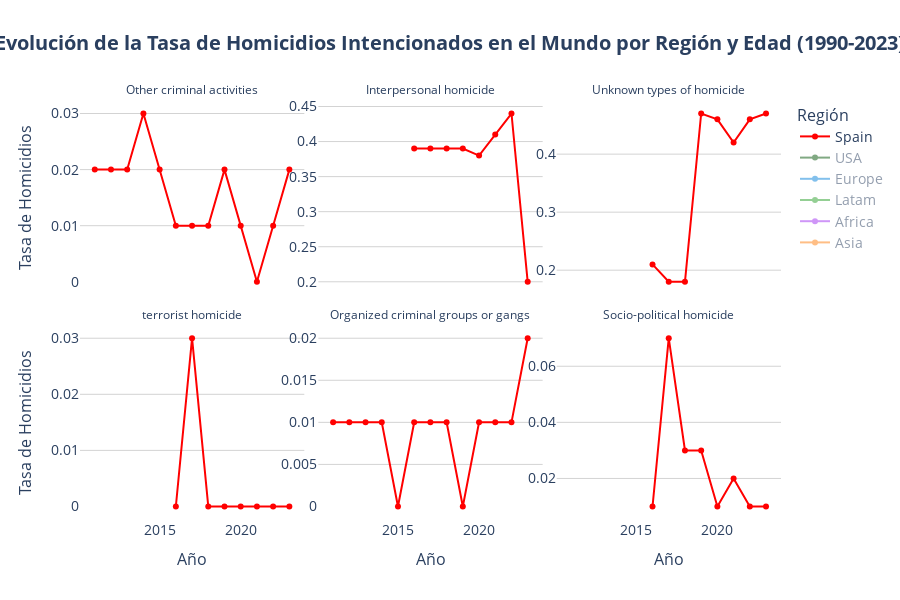

Notebook cell for this chart:
### Code cell
time_series_plot(
    df = df_time_series['country'],
    x='Year',
    y='homicides_rate',
    line_group='Country',
    facet_col='Category',
    facet_col_wrap=3,
    color='Region_2',
    default_visible_name='Spain',
    title='Evolución de la Tasa de Homicidios Intencionados en el Mundo por Región y Edad (1990-2023)',
    hover_data=HOVER_DATA['time_series_country'],
    labels=LABELS['time_series'],
    hovertemplate=HOVER_TEMPLATES['time_series_country'],
    color_discrete_map=COLOR_MAP['Region_2'],
    category_orders=CATEGORY_ORDERS,
    plot_save_path=os.path.join(PROJECT_PATH, 'plots', PLOT_FILENAME['time_series']),
    show=True
)
